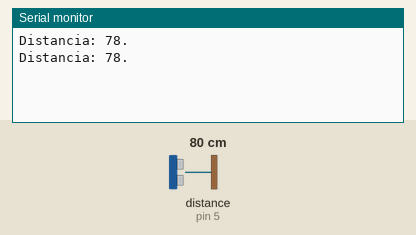
The sketch below on a simulated Arduino Uno, built with avr-gcc and run on an emulated ATmega328P. Shown: the last lines printed to the serial monitor. Wiring (inferred from the names in the program): ultrasonic range finder: trigger pin 4; echo pin 5. The inputs (shaded band) are chosen by the test bench; at power-on: distance to the obstacle (sensor on pin 5) 80 cm. The echo pulse lasts 58.3 µs per cm.

Above: at 2.8 s.
2.9 s: distance to the obstacle (sensor on pin 5) set to 2 cm
At 5.1 s:
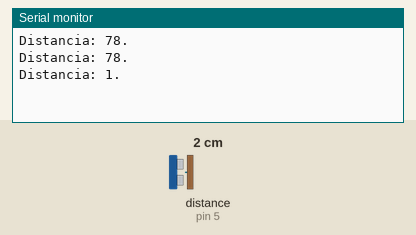
5.6 s: distance to the obstacle (sensor on pin 5) set to 4 cm
At 6.7 s:
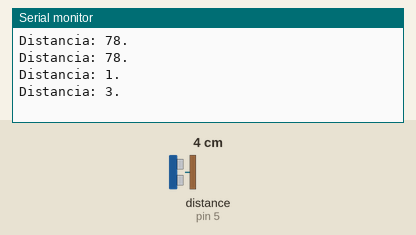
Timing chart, 0 to 8.6 s (numbered marks = the images above; inputs shaded):
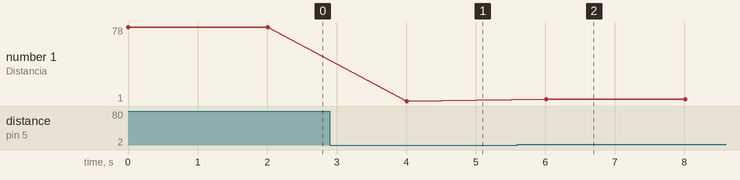

Measured:
- after the input at 2.9 s, the serial monitor: prints a new line after 1.1 s (image 1)
- after the input at 5.6 s, the serial monitor: prints a new line after 0.41 s (image 2)
- plotted number 1: 78 → 1 after the input at 2.9 s, 1 → 3 after the input at 5.6 s

The sketch:

ultrasonico.ino
```cpp
#include <Arduino.h>

const int trigPin = 4;
const int echoPin = 5;

long duration;
int distance;

void setup(){
    pinMode(trigPin, OUTPUT);
    pinMode(echoPin, INPUT);
    // Inicializa
    Serial.begin(115200);
}


void loop(){
    distance = calculateDistance();
    Serial.print("Distancia: ");
    Serial.print(distance);
    Serial.println(".");

    delay(2000);
}

int calculateDistance(){
    digitalWrite(trigPin, LOW);
    delayMicroseconds(2);
    // Define o trigPin no estado HIGH por 10 micro segundos
    digitalWrite(trigPin, HIGH);
    delayMicroseconds(10);
    digitalWrite(trigPin, LOW);
    duration = pulseIn(echoPin, HIGH); // Lê o echoPin, retorna o tempo de viagem da onda sonora em microssegundos
    distance= duration*0.034/2;
    return distance;
}
```
